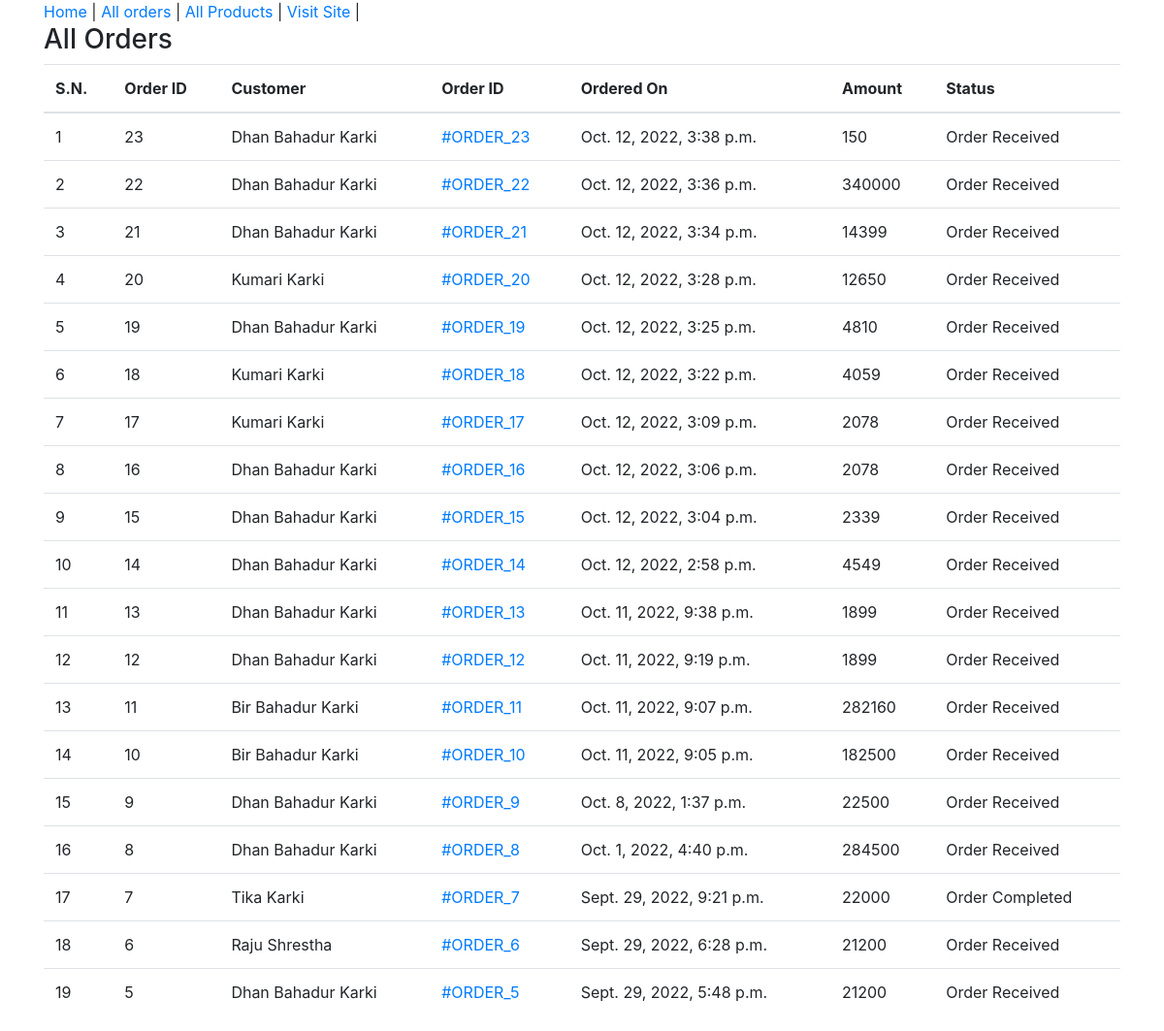
The app's page /admin-all-orders/ with its own data.
### ecomapp/models.py (models this page shows, shortened)
class Order(models.Model):
    cart = models.ForeignKey(Cart, on_delete=models.CASCADE)
    ordered_by = models.CharField(max_length=200)
    shipping_address = models.CharField(max_length=200)
    mobile = models.CharField(max_length=10)
    email = models.EmailField(null=True, blank=True)
    subtotal = models.PositiveIntegerField()
    discount = models.PositiveIntegerField()
    total = models.PositiveIntegerField()
    order_status = models.CharField(max_length=50, choices=ORDER_STATUS)
    created_at = models.DateTimeField(auto_now_add=True)
    payment_method = models.CharField(
        max_length=20, choices=METHOD, default="Cash on Delivery")
    payment_completed = models.BooleanField(
        default=False, null=True, blank=True)

### ecomapp/views.py (the view)
# urls.py: path("admin-all-orders/", AdminOrderListView.as_view(), name="adminorderlist"),
class AdminOrderListView(AdminRequiredMixin, ListView):
    template_name = "adminpages/admin_order_list.html"
    queryset = Order.objects.all().order_by("-id")
    context_object_name = "all_orders"

### templates/adminpages/admin_order_list.html (shortened to what this page needs)
{% extends 'adminpages/adminbase.html' %}
{% block content %}
<div class="container">
    <div class="row">
        <div class="col-md-12">
            <h3>All Orders</h3>
            <table class="table">
                <thead>
                    <tr>
                        <th>S.N.</th>
                        <th>Order ID</th>
                        <th>Customer</th>
                        <th>Order ID</th>
                        <th>Ordered On</th>
                        <th>Amount</th>
                        <th>Status</th>
                    </tr>
                </thead>
                <tbody>
                    {% for ord in all_orders %}
                    <tr>
                        <td>{{forloop.counter}}</td>
                        <td>{{ord.id}}</td>
                        <td>{{ord.ordered_by}}</td>
                        <td><a href="{% url 'ecomapp:adminorder' ord.id %}">#ORDER_{{ord.id}}</a></td>
                        <td>{{ord.created_at}}</td>
                        <td>{{ord.total}}</td>
                        <td>{{ord.order_status}}</td>
                    </tr>
                    {% endfor %}
                </tbody>
            </table>
        </div>
    </div>
</div>
{% endblock %}

### records on screen
Order: id "23", ordered_by "Dhan Bahadur Karki", created_at "Oct. 12, 2022, 3:38 p.m.", total "150", order_status "Order Received"
Order: id "22", ordered_by "Dhan Bahadur Karki", created_at "Oct. 12, 2022, 3:36 p.m.", total "340000", order_status "Order Received"
Order: id "21", ordered_by "Dhan Bahadur Karki", created_at "Oct. 12, 2022, 3:34 p.m.", total "14399", order_status "Order Received"
Order: id "20", ordered_by "Kumari Karki", created_at "Oct. 12, 2022, 3:28 p.m.", total "12650", order_status "Order Received"
Order: id "19", ordered_by "Dhan Bahadur Karki", created_at "Oct. 12, 2022, 3:25 p.m.", total "4810", order_status "Order Received"
Order: id "18", ordered_by "Kumari Karki", created_at "Oct. 12, 2022, 3:22 p.m.", total "4059", order_status "Order Received"
Order: id "17", ordered_by "Kumari Karki", created_at "Oct. 12, 2022, 3:09 p.m.", total "2078", order_status "Order Received"
Order: id "16", ordered_by "Dhan Bahadur Karki", created_at "Oct. 12, 2022, 3:06 p.m.", total "2078", order_status "Order Received"
Order: id "15", ordered_by "Dhan Bahadur Karki", created_at "Oct. 12, 2022, 3:04 p.m.", total "2339", order_status "Order Received"
Order: id "14", ordered_by "Dhan Bahadur Karki", created_at "Oct. 12, 2022, 2:58 p.m.", total "4549", order_status "Order Received"
Order: id "13", ordered_by "Dhan Bahadur Karki", created_at "Oct. 11, 2022, 9:38 p.m.", total "1899", order_status "Order Received"
Order: id "12", ordered_by "Dhan Bahadur Karki", created_at "Oct. 11, 2022, 9:19 p.m.", total "1899", order_status "Order Received"
Order: id "11", ordered_by "Bir Bahadur Karki", created_at "Oct. 11, 2022, 9:07 p.m.", total "282160", order_status "Order Received"
Order: id "10", ordered_by "Bir Bahadur Karki", created_at "Oct. 11, 2022, 9:05 p.m.", total "182500", order_status "Order Received"
Order: id "9", ordered_by "Dhan Bahadur Karki", created_at "Oct. 8, 2022, 1:37 p.m.", total "22500", order_status "Order Received"
Order: id "8", ordered_by "Dhan Bahadur Karki", created_at "Oct. 1, 2022, 4:40 p.m.", total "284500", order_status "Order Received"
Order: id "7", ordered_by "Tika Karki", created_at "Sept. 29, 2022, 9:21 p.m.", total "22000", order_status "Order Completed"
Order: id "6", ordered_by "Raju Shrestha", created_at "Sept. 29, 2022, 6:28 p.m.", total "21200", order_status "Order Received"
Order: id "5", ordered_by "Dhan Bahadur Karki", created_at "Sept. 29, 2022, 5:48 p.m.", total "21200", order_status "Order Received"
